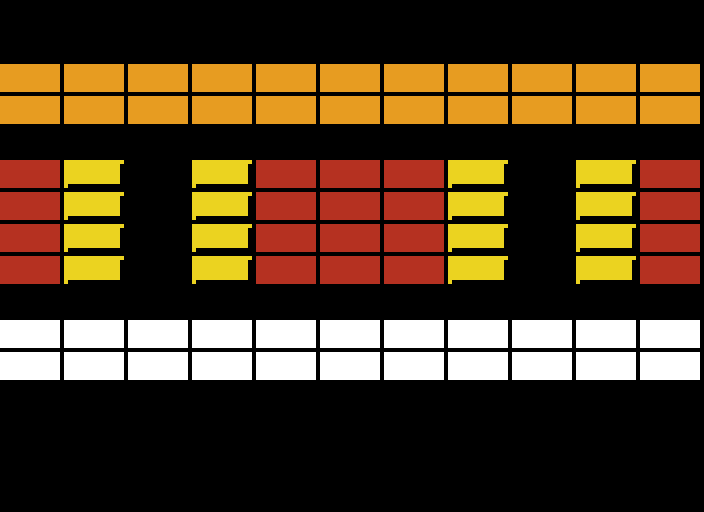

Rendered tile map (Tiled .tmx) drawn with the repository's tilesets; below, a short description and the full map source, tile grids included:
An orthogonal 11x16 tile map with 64x32 px tiles, 1 tile layer (Level).

<map version="1.10" tiledversion="1.10.2" orientation="orthogonal" renderorder="right-down" width="11" height="16" tilewidth="64" tileheight="32" infinite="0" nextlayerid="2" nextobjectid="1">
 <tileset firstgid="1" name="tileset" tilewidth="64" tileheight="32" tilecount="12" columns="4">
  <image source="tileset.png" width="256" height="96" />
 </tileset>
 <layer id="1" name="Level" width="11" height="16">
  <data encoding="csv">
0,0,0,0,0,0,0,0,0,0,0,
0,0,0,0,0,0,0,0,0,0,0,
8,8,8,8,8,8,8,8,8,8,8,
8,8,8,8,8,8,8,8,8,8,8,
0,0,0,0,0,0,0,0,0,0,0,
5,10,0,10,5,5,5,10,0,10,5,
5,10,0,10,5,5,5,10,0,10,5,
5,10,0,10,5,5,5,10,0,10,5,
5,10,0,10,5,5,5,10,0,10,5,
0,0,0,0,0,0,0,0,0,0,0,
1,1,1,1,1,1,1,1,1,1,1,
1,1,1,1,1,1,1,1,1,1,1,
0,0,0,0,0,0,0,0,0,0,0,
0,0,0,0,0,0,0,0,0,0,0,
0,0,0,0,0,0,0,0,0,0,0,
0,0,0,0,0,0,0,0,0,0,0
</data>
 </layer>
</map>
